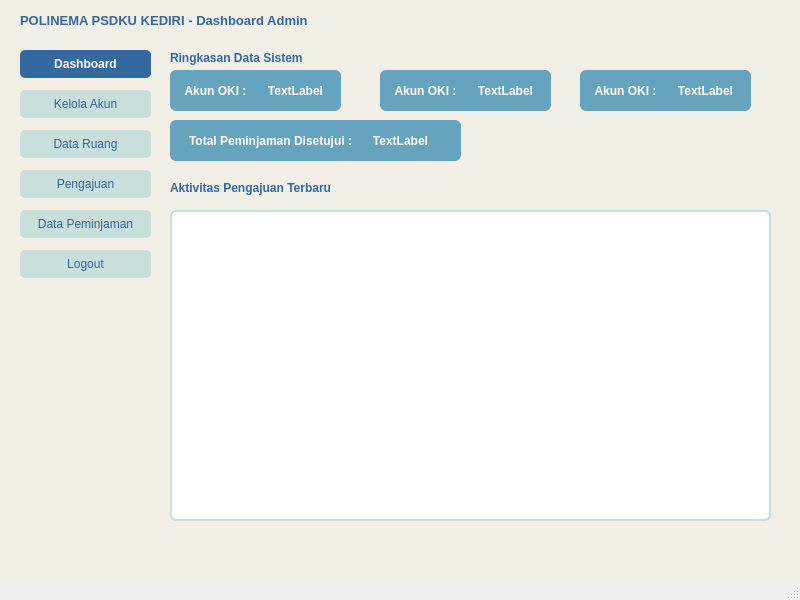
<?xml version="1.0" encoding="UTF-8"?>
<ui version="4.0">
 <class>MainWindow</class>
 <widget class="QMainWindow" name="MainWindow">
  <property name="geometry">
   <rect>
    <x>0</x>
    <y>0</y>
    <width>800</width>
    <height>600</height>
   </rect>
  </property>
  <property name="windowTitle">
   <string>Dashboard Admin</string>
  </property>
  <widget class="QWidget" name="centralwidget">
   <property name="styleSheet">
    <string notr="true">QWidget#centralwidget {
    background-color: #F2EFE7;
}</string>
   </property>
   <widget class="QLabel" name="label_3">
    <property name="geometry">
     <rect>
      <x>20</x>
      <y>10</y>
      <width>401</width>
      <height>20</height>
     </rect>
    </property>
    <property name="font">
     <font>
      <pointsize>10</pointsize>
      <weight>75</weight>
      <bold>true</bold>
     </font>
    </property>
    <property name="styleSheet">
     <string notr="true">color: #3368A0;</string>
    </property>
    <property name="text">
     <string>POLINEMA PSDKU KEDIRI - Dashboard Admin</string>
    </property>
    <property name="alignment">
     <set>Qt::AlignLeading|Qt::AlignLeft|Qt::AlignVCenter</set>
    </property>
   </widget>
   <widget class="QPushButton" name="pushButton">
    <property name="geometry">
     <rect>
      <x>20</x>
      <y>50</y>
      <width>131</width>
      <height>28</height>
     </rect>
    </property>
    <property name="styleSheet">
     <string notr="true">QPushButton {
    background-color: #3368A0;
    color: #FFFFFF;
    border-radius: 5px;
    font-weight: bold;
}</string>
    </property>
    <property name="text">
     <string>Dashboard</string>
    </property>
    <property name="icon">
     <iconset>
      <normaloff>../icon/dashboard.png</normaloff>../icon/dashboard.png</iconset>
    </property>
   </widget>
   <widget class="QPushButton" name="pushButton_2">
    <property name="geometry">
     <rect>
      <x>20</x>
      <y>90</y>
      <width>131</width>
      <height>28</height>
     </rect>
    </property>
    <property name="styleSheet">
     <string notr="true">QPushButton {
    background-color: #C8DFDB;
    color: #3368A0;
    border-radius: 5px;
}
QPushButton:hover {
    background-color: #66A3BF;
    color: #FFFFFF;
}</string>
    </property>
    <property name="text">
     <string>Kelola Akun</string>
    </property>
    <property name="icon">
     <iconset>
      <normaloff>../icon/user.png</normaloff>../icon/user.png</iconset>
    </property>
   </widget>
   <widget class="QPushButton" name="pushButton_3">
    <property name="geometry">
     <rect>
      <x>20</x>
      <y>130</y>
      <width>131</width>
      <height>28</height>
     </rect>
    </property>
    <property name="styleSheet">
     <string notr="true">QPushButton {
    background-color: #C8DFDB;
    color: #3368A0;
    border-radius: 5px;
}
QPushButton:hover {
    background-color: #66A3BF;
    color: #FFFFFF;
}</string>
    </property>
    <property name="text">
     <string>Data Ruang</string>
    </property>
    <property name="icon">
     <iconset>
      <normaloff>../icon/meeting-room.png</normaloff>../icon/meeting-room.png</iconset>
    </property>
   </widget>
   <widget class="QPushButton" name="pushButton_4">
    <property name="geometry">
     <rect>
      <x>20</x>
      <y>170</y>
      <width>131</width>
      <height>28</height>
     </rect>
    </property>
    <property name="styleSheet">
     <string notr="true">QPushButton {
    background-color: #C8DFDB;
    color: #3368A0;
    border-radius: 5px;
}
QPushButton:hover {
    background-color: #66A3BF;
    color: #FFFFFF;
}</string>
    </property>
    <property name="text">
     <string>Pengajuan</string>
    </property>
    <property name="icon">
     <iconset>
      <normaloff>../icon/resume.png</normaloff>../icon/resume.png</iconset>
    </property>
   </widget>
   <widget class="QPushButton" name="pushButton_5">
    <property name="geometry">
     <rect>
      <x>20</x>
      <y>210</y>
      <width>131</width>
      <height>28</height>
     </rect>
    </property>
    <property name="styleSheet">
     <string notr="true">QPushButton {
    background-color: #C8DFDB;
    color: #3368A0;
    border-radius: 5px;
}
QPushButton:hover {
    background-color: #66A3BF;
    color: #FFFFFF;
}</string>
    </property>
    <property name="text">
     <string>Data Peminjaman</string>
    </property>
    <property name="icon">
     <iconset>
      <normaloff>../icon/contract.png</normaloff>../icon/contract.png</iconset>
    </property>
   </widget>
   <widget class="QPushButton" name="pushButton_6">
    <property name="geometry">
     <rect>
      <x>20</x>
      <y>250</y>
      <width>131</width>
      <height>28</height>
     </rect>
    </property>
    <property name="styleSheet">
     <string notr="true">QPushButton {
    background-color: #C8DFDB;
    color: #3368A0;
    border-radius: 5px;
}
QPushButton:hover {
    background-color: #3368A0;
    color: #FFFFFF;
}</string>
    </property>
    <property name="text">
     <string>Logout</string>
    </property>
    <property name="icon">
     <iconset>
      <normaloff>../icon/exit.png</normaloff>../icon/exit.png</iconset>
    </property>
   </widget>
   <widget class="QLabel" name="label">
    <property name="geometry">
     <rect>
      <x>170</x>
      <y>50</y>
      <width>161</width>
      <height>16</height>
     </rect>
    </property>
    <property name="font">
     <font>
      <weight>75</weight>
      <bold>true</bold>
     </font>
    </property>
    <property name="styleSheet">
     <string notr="true">color: #3368A0;</string>
    </property>
    <property name="text">
     <string>Ringkasan Data Sistem</string>
    </property>
   </widget>
   <widget class="QFrame" name="frame">
    <property name="geometry">
     <rect>
      <x>170</x>
      <y>70</y>
      <width>171</width>
      <height>41</height>
     </rect>
    </property>
    <property name="styleSheet">
     <string notr="true">QFrame#frame {
    background-color: #66A3BF;
    border-radius: 6px;
}
QLabel {
    color: #FFFFFF;
    font-weight: bold;
}</string>
    </property>
    <property name="frameShape">
     <enum>QFrame::NoFrame</enum>
    </property>
    <widget class="QLabel" name="label_2">
     <property name="geometry">
      <rect>
       <x>10</x>
       <y>0</y>
       <width>71</width>
       <height>41</height>
      </rect>
     </property>
     <property name="text">
      <string>Akun OKI :</string>
     </property>
     <property name="alignment">
      <set>Qt::AlignCenter</set>
     </property>
    </widget>
    <widget class="QLabel" name="label_4">
     <property name="geometry">
      <rect>
       <x>90</x>
       <y>0</y>
       <width>71</width>
       <height>41</height>
      </rect>
     </property>
     <property name="text">
      <string>TextLabel</string>
     </property>
     <property name="alignment">
      <set>Qt::AlignCenter</set>
     </property>
    </widget>
   </widget>
   <widget class="QFrame" name="frame_2">
    <property name="geometry">
     <rect>
      <x>380</x>
      <y>70</y>
      <width>171</width>
      <height>41</height>
     </rect>
    </property>
    <property name="styleSheet">
     <string notr="true">QFrame#frame_2 {
    background-color: #66A3BF;
    border-radius: 6px;
}
QLabel {
    color: #FFFFFF;
    font-weight: bold;
}</string>
    </property>
    <property name="frameShape">
     <enum>QFrame::NoFrame</enum>
    </property>
    <widget class="QLabel" name="label_5">
     <property name="geometry">
      <rect>
       <x>10</x>
       <y>0</y>
       <width>71</width>
       <height>41</height>
      </rect>
     </property>
     <property name="text">
      <string>Akun OKI :</string>
     </property>
     <property name="alignment">
      <set>Qt::AlignCenter</set>
     </property>
    </widget>
    <widget class="QLabel" name="label_6">
     <property name="geometry">
      <rect>
       <x>90</x>
       <y>0</y>
       <width>71</width>
       <height>41</height>
      </rect>
     </property>
     <property name="text">
      <string>TextLabel</string>
     </property>
     <property name="alignment">
      <set>Qt::AlignCenter</set>
     </property>
    </widget>
   </widget>
   <widget class="QFrame" name="frame_3">
    <property name="geometry">
     <rect>
      <x>580</x>
      <y>70</y>
      <width>171</width>
      <height>41</height>
     </rect>
    </property>
    <property name="styleSheet">
     <string notr="true">QFrame#frame_3 {
    background-color: #66A3BF;
    border-radius: 6px;
}
QLabel {
    color: #FFFFFF;
    font-weight: bold;
}</string>
    </property>
    <property name="frameShape">
     <enum>QFrame::NoFrame</enum>
    </property>
    <widget class="QLabel" name="label_7">
     <property name="geometry">
      <rect>
       <x>10</x>
       <y>0</y>
       <width>71</width>
       <height>41</height>
      </rect>
     </property>
     <property name="text">
      <string>Akun OKI :</string>
     </property>
     <property name="alignment">
      <set>Qt::AlignCenter</set>
     </property>
    </widget>
    <widget class="QLabel" name="label_8">
     <property name="geometry">
      <rect>
       <x>90</x>
       <y>0</y>
       <width>71</width>
       <height>41</height>
      </rect>
     </property>
     <property name="text">
      <string>TextLabel</string>
     </property>
     <property name="alignment">
      <set>Qt::AlignCenter</set>
     </property>
    </widget>
   </widget>
   <widget class="QFrame" name="frame_4">
    <property name="geometry">
     <rect>
      <x>170</x>
      <y>120</y>
      <width>291</width>
      <height>41</height>
     </rect>
    </property>
    <property name="styleSheet">
     <string notr="true">QFrame#frame_4 {
    background-color: #66A3BF;
    border-radius: 6px;
}
QLabel {
    color: #FFFFFF;
    font-weight: bold;
}</string>
    </property>
    <property name="frameShape">
     <enum>QFrame::NoFrame</enum>
    </property>
    <widget class="QLabel" name="label_9">
     <property name="geometry">
      <rect>
       <x>10</x>
       <y>0</y>
       <width>181</width>
       <height>41</height>
      </rect>
     </property>
     <property name="text">
      <string>Total Peminjaman Disetujui :</string>
     </property>
     <property name="alignment">
      <set>Qt::AlignCenter</set>
     </property>
    </widget>
    <widget class="QLabel" name="label_10">
     <property name="geometry">
      <rect>
       <x>190</x>
       <y>0</y>
       <width>81</width>
       <height>41</height>
      </rect>
     </property>
     <property name="text">
      <string>TextLabel</string>
     </property>
     <property name="alignment">
      <set>Qt::AlignCenter</set>
     </property>
    </widget>
   </widget>
   <widget class="QLabel" name="label_11">
    <property name="geometry">
     <rect>
      <x>170</x>
      <y>180</y>
      <width>191</width>
      <height>16</height>
     </rect>
    </property>
    <property name="font">
     <font>
      <weight>75</weight>
      <bold>true</bold>
     </font>
    </property>
    <property name="styleSheet">
     <string notr="true">color: #3368A0;</string>
    </property>
    <property name="text">
     <string>Aktivitas Pengajuan Terbaru</string>
    </property>
   </widget>
   <widget class="QTableWidget" name="tableWidget">
    <property name="geometry">
     <rect>
      <x>170</x>
      <y>210</y>
      <width>601</width>
      <height>311</height>
     </rect>
    </property>
    <property name="styleSheet">
     <string notr="true">QTableWidget {
    background-color: #FFFFFF;
    border: 2px solid #C8DFDB;
    border-radius: 6px;
}
QHeaderView::section {
    background-color: #3368A0;
    color: #FFFFFF;
    font-weight: bold;
    padding: 4px;
}</string>
    </property>
   </widget>
  </widget>
  <widget class="QMenuBar" name="menubar">
   <property name="geometry">
    <rect>
     <x>0</x>
     <y>0</y>
     <width>800</width>
     <height>26</height>
    </rect>
   </property>
  </widget>
  <widget class="QStatusBar" name="statusbar"/>
 </widget>
 <resources/>
 <connections/>
</ui>
